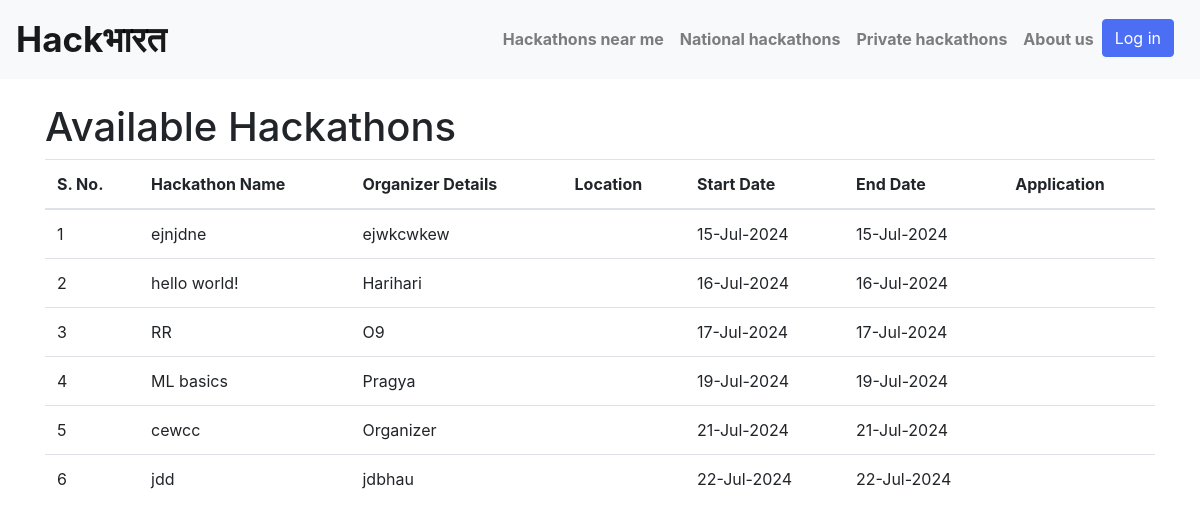
/hackathons/, run on the app's committed database.
### students/models.py (models this page shows, shortened)
class Hackathon(models.Model):
    title = models.CharField(max_length=100)
    description = models.TextField()
    start_date = models.DateField(default=timezone.now)
    end_date = models.DateField(default=timezone.now)
    organizer = models.ForeignKey(Organizer, on_delete=models.CASCADE,default=1)

class Organizer(models.Model):
    user = models.OneToOneField(User, on_delete=models.CASCADE)
    def __str__(self):
        return self.user.username  # You can also use self.user.get_full_name() if full names are used

### students/views.py (the view)
# urls.py: path('hackathons/', views.hackathon_list, name='hackathon_list'),
def hackathon_list(request):
    hackathons = Hackathon.objects.all()  # Fetch all Hackathon objects
    return render(request, 'students/hackathon_list.html', {'hackathons': hackathons})

### students/templates/students/hackathon_list.html (shortened to what this page needs)
<!DOCTYPE html>
<html lang="en">
<head>
    <link href="https://stackpath.bootstrapcdn.com/bootstrap/4.5.2/css/bootstrap.min.css" rel="stylesheet">
</head>
<body>
    <nav class="navbar navbar-expand-lg navbar-light bg-light">
        {% if user.is_authenticated %}
            {% if user.student %}
                <a class="navbar-brand" href="{% url 'student_home' %}">Hackभारत</a>
            {% elif user.sponsor %}
                <a class="navbar-brand" href="{% url 'sponsor_home' %}">Hackभारत</a>
            {% else %}
                <a class="navbar-brand" href="{% url 'organizer_home' user.username %}">Hackभारत</a>
            {% endif %}
        {% else %}
            <a class="navbar-brand" href="{% url 'home' %}">Hackभारत</a>
        {% endif %}
        <div class="collapse navbar-collapse" id="navbarNav">
            <ul class="navbar-nav ml-auto">
                <li class="nav-item">
                    <a class="nav-link" href="#">Hackathons near me</a>
                </li>
                <li class="nav-item">
                    <a class="nav-link" href="#">National hackathons</a>
                </li>
                <li class="nav-item">
                    <a class="nav-link" href="#">Private hackathons</a>
                </li>
                <li class="nav-item">
                    <a class="nav-link" href="#">About us</a>
                </li>
                {% if user.is_authenticated %}
                    <li class="nav-item">
                        <form action="{% url 'logout' %}" method="post">
                            {% csrf_token %}
                            <button type="submit" class="btn btn-primary">Log out</button>
                        </form>
                    </li>
                {% else %}
                    <li class="nav-item">
                        <a class="btn btn-primary" href="{% url 'login' %}">Log in</a>
                    </li>
                {% endif %}
            </ul>
        </div>
    </nav>
    <div class="container mt-4">
        <h1>Available Hackathons</h1>
        <table class="table table-hover">
            <thead>
                <tr>
                    <th>S. No.</th>
                    <th>Hackathon Name</th>
                    <th>Organizer Details</th>
                    <th>Location</th>
                    <th>Start Date</th>
                    <th>End Date</th>
                    <th>Application</th>
                </tr>
            </thead>
            <tbody>
                {% for hackathon in hackathons %}
                    <tr>
                        <td>{{ forloop.counter }}</td>
                        <td>{{ hackathon.title }}</td>
                        <td>{{ hackathon.organizer }}</td>
                        <td>{{ hackathon.location }}</td>
                        <td>{{ hackathon.start_date|date:"d-M-Y" }}</td>
                        <td>{{ hackathon.end_date|date:"d-M-Y" }}</td>
                        <td>
                        </td>
                    </tr>
                {% endfor %}
            </tbody>
        </table>
    </div>
</body>
</html>

### students/templates/students/hackathon_list.html (style rules this page uses)
.navbar-brand { font-weight: bolder; font-size: 35px; }
.btn-primary { background-color: #4c6ef5; border-color: #4c6ef5; margin-right: 10px; }
.nav-link { color: #6c757d; font-weight: bold; }

### data on the page
Hackathon: title "ejnjdne", organizer "ejwkcwkew", start_date "15-Jul-2024", end_date "15-Jul-2024"
Hackathon: title "hello world!", organizer "Harihari", start_date "16-Jul-2024", end_date "16-Jul-2024"
Hackathon: title "RR", organizer "O9", start_date "17-Jul-2024", end_date "17-Jul-2024"
Hackathon: title "ML basics", organizer "Pragya", start_date "19-Jul-2024", end_date "19-Jul-2024"
Hackathon: title "cewcc", organizer "Organizer", start_date "21-Jul-2024", end_date "21-Jul-2024"
Hackathon: title "jdd", organizer "jdbhau", start_date "22-Jul-2024", end_date "22-Jul-2024"
